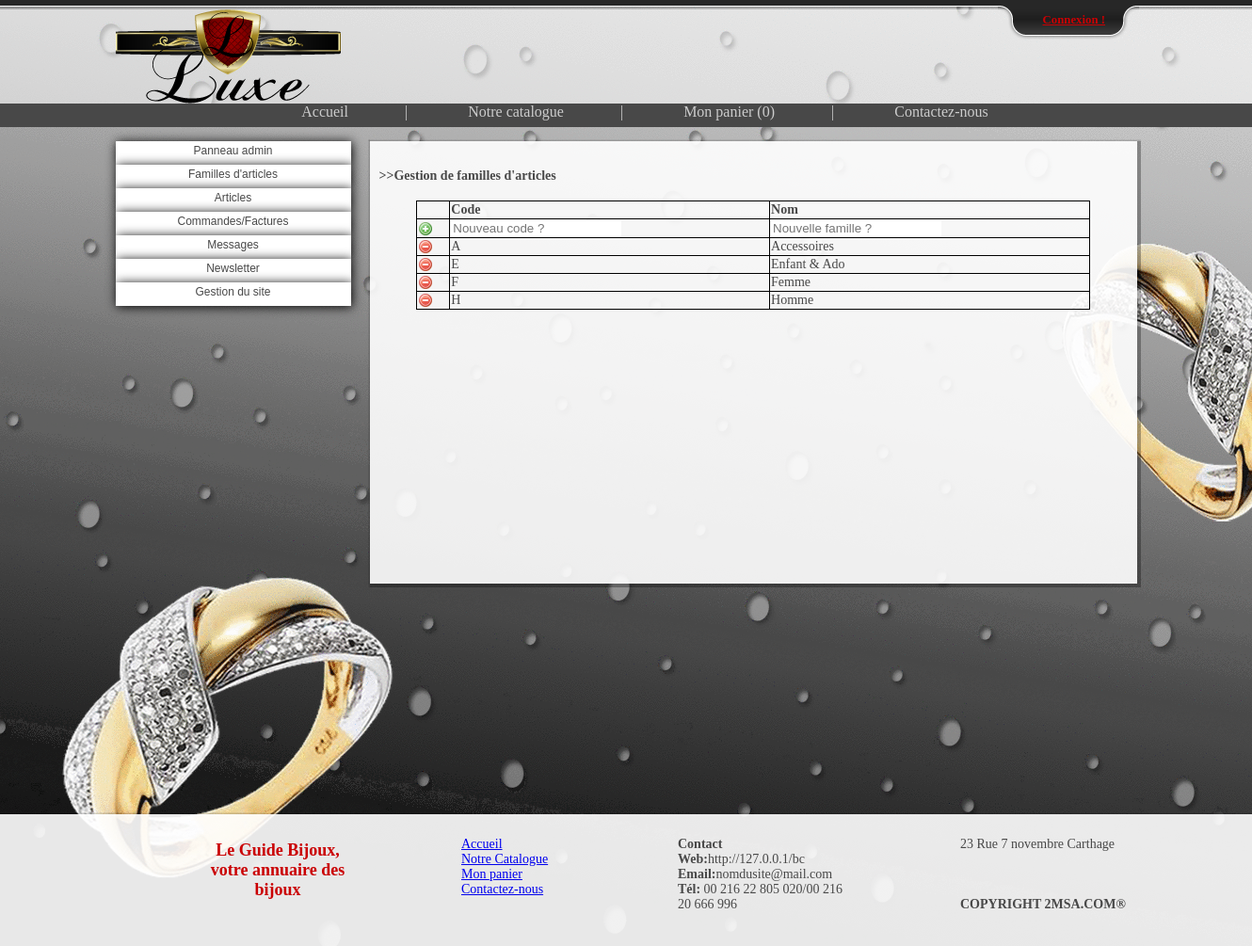
/root/g_famill/liste.php, run on an earlier commit of the app's database.
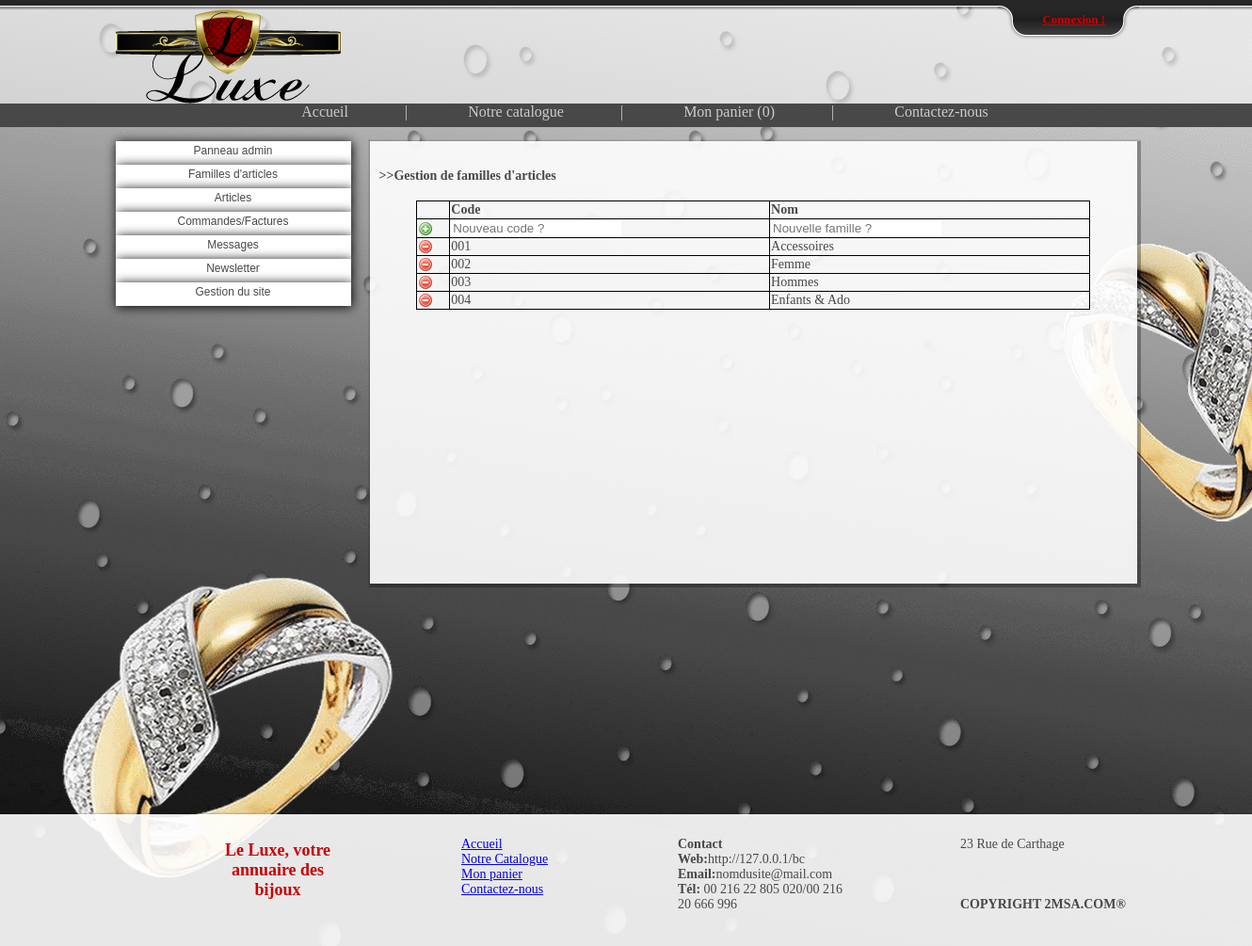
And on a later commit of the database.
### tables this page shows
CREATE TABLE IF NOT EXISTS `famill_article` (
  `code_famill_art` varchar(50) NOT NULL,
  `nom_famill_art` varchar(100) NOT NULL,
  PRIMARY KEY (`code_famill_art`)
);

CREATE TABLE IF NOT EXISTS `info` (
  `id` int(11) NOT NULL,
  `nom_du_site` varchar(30) NOT NULL,
  `page_facebook` varchar(250) NOT NULL,
  `page_tweeter` varchar(100) NOT NULL,
  `page_youtube` varchar(100) NOT NULL,
  `description` varchar(1000) NOT NULL,
  `adresse` varchar(100) NOT NULL,
  `tel` varchar(100) NOT NULL,
  `text_recherche` varchar(300) NOT NULL,
  `m_recherche` tinyint(1) NOT NULL,
  `m_newsletter` tinyint(1) NOT NULL,
  `m_facebook` tinyint(1) NOT NULL,
  `m_tweeter` tinyint(1) NOT NULL,
  `m_youtube` tinyint(1) NOT NULL,
  `x_gmaps` double NOT NULL,
  `y_gmaps` double NOT NULL
);

### include/function.php (called while the page is built, shortened)
<?php
include('config.php');
$connection = mysql_connect($serveur, $utilisateur, $mot_de_passe) or die(mysql_error());
$query_info = " SELECT * FROM info WHERE id='1' ";
$result_info = mysql_query($query_info, $connection);
$affected_rows_info = mysql_num_rows($result_info);
if($affected_rows_info == 1)
{
	$affected_rows_info2 = mysql_fetch_object($result_info);
	$nom_du_site 				=	$affected_rows_info2->nom_du_site;
	$adresse					=	$affected_rows_info2->adresse;
	$tel						=	$affected_rows_info2->tel;
	$text_recherche				=	$affected_rows_info2->text_recherche;
}
?>

### include/config.php (called while the page is built, shortened)
<?php
$adress_du_site="http://127.0.0.1/bc";
?>

### root/g_famill/liste.php (the view, shortened to what this page needs)
<?php include('../../include/function.php');?>
<!DOCTYPE html PUBLIC "-//W3C//DTD XHTML 1.0 Transitional//EN" "http://www.w3.org/TR/xhtml1/DTD/xhtml1-transitional.dtd">
<html xmlns="http://www.w3.org/1999/xhtml">
<head>
<link href="../../style/style.css" rel="stylesheet" type="text/css" />
</head>
<body>
<?php include('../../function/top_bar.php'); ?>
    <div id="head">
        <div id="head_container">
            <div id="head_logo">
                <img src="../../style/img/logo.png" alt="Le Bon Choix !"/>
            </div>
        </div>
    </div>
    <?php include('../../function/nav.php');?>
    <div id="contenant">
        <div id="side_bar">
        <?php
        include('../menuadmin.php');
        ?>
        </div>
        <div id="container">
            <div id="container_under_admin" class="g_box">
                <h4>>>Gestion de familles d'articles</h4>
<?php
$result_famille_affiche = mysql_query("SELECT * FROM famill_article;", $connection);
$nbr_ligne = mysql_num_rows($result_famille_affiche);
echo'
<table width="600px" id="ad_table" class="center">
<tr><td></td><td><b>Code</b></td><td><b>Nom</b></td></tr>
<form action="fonction_ajout.php" method="post">
<tr>
	<td><input border="0" src="../../style/img/b_add.png" type="image" Value=submit title="Ajouter"><input type="hidden"value="'.$nbr_ligne.'" name="nbr_ligne"></td>
	<td><input type="text" name="code_famill_art" required="required" class="global_input" placeholder="Nouveau code ?" style="border:none"/></td>
	<td><input type="text" name="nom_famill_art" required="required" class="global_input" placeholder="Nouvelle famille ?" style="border:none"/></td>
</tr>
</form>
';
while ($affected_rows_famille_affiche = mysql_fetch_object($result_famille_affiche) )
{
	echo'
		<tr>
			<td>
				<form action="" method="post">
				<a href="fonction_supp.php?code_famill_art='.$affected_rows_famille_affiche->code_famill_art.'"><img src="../../style/img/b_drop.png" title="Supprimer"/></a>
			</td>
			<td>'.$affected_rows_famille_affiche->code_famill_art.'</td>
			<td>'.$affected_rows_famille_affiche->nom_famill_art.'</td>
				</form>
		</tr>
		';
}
echo'</table>';
?>
            </div>
        </div>
    </div>
    <div id="footer">
        <?php include('../../function/footer.php');?>
    </div>
</body>
</html>

### function/footer.php
<div id="footer" class="g_box">
	<div id="footer1">
		<p class="footer_titre">Le <?php echo $nom_du_site ; ?>, votre annuaire des bijoux</p>
	</div>
	<div id="footer2">
		<ul>
			<li class="footer_sous_titre"><a href="index.php">Accueil</a></li>
			<li class="footer_sous_titre"><a href="catalogue.php">Notre Catalogue</a></li>
			<li class="footer_sous_titre"><a href="panier.php">Mon panier</a></li>
			<li class="footer_sous_titre"><a href="contact.php">Contactez-nous</a></li>
		</ul>
	</div>
	<div id="footer3">
		<ul>
			<li class="footer_sous_titre"><b>Contact</b></li>
			<li class="footer_sous_titre"><b>Web:</b><?php echo $adress_du_site ; ?></li>
			<li class="footer_sous_titre"><b>Email:</b><?php echo $text_recherche ; ?></li>
			<li class="footer_sous_titre"><b>Tél:</b> <?php echo $tel ; ?></li>
		</ul>
	</div>
	<div id="footer4">
		<ul>
			<li class="footer_sous_titre"><?php echo $adresse ; ?></li>
            <li>&nbsp;</li>
            <li>&nbsp;</li>
            <li>&nbsp;</li>
            <li class="footer_sous_titre" style="width:300px;"><b>COPYRIGHT 2MSA.COM®</b></li>
        </ul>
	</div>
</div>

What changed in the data, as far as the page shows it:
removed famill_article: code_famill_art "A", nom_famill_art "Accessoires"
removed famill_article: code_famill_art "E", nom_famill_art "Enfant & Ado"
removed famill_article: code_famill_art "F", nom_famill_art "Femme"
removed famill_article: code_famill_art "H", nom_famill_art "Homme"
added famill_article: code_famill_art "001", nom_famill_art "Accessoires"
added famill_article: code_famill_art "002", nom_famill_art "Femme"
added famill_article: code_famill_art "003", nom_famill_art "Hommes"
added famill_article: code_famill_art "004", nom_famill_art "Enfants & Ado"
changed info "nomdusite@mail.com": nom_du_site "Guide Bijoux" → "Luxe"; adresse "23 Rue 7 novembre Carthage" → "23 Rue de Carthage"
